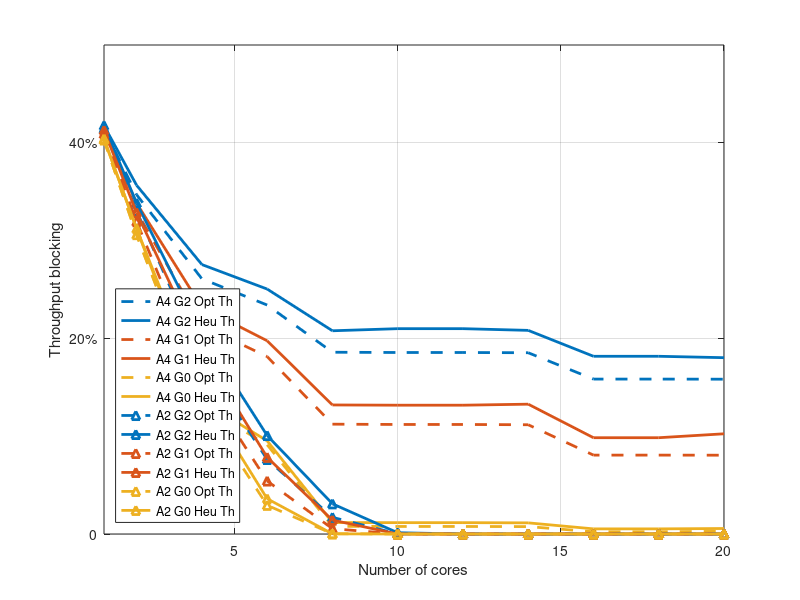
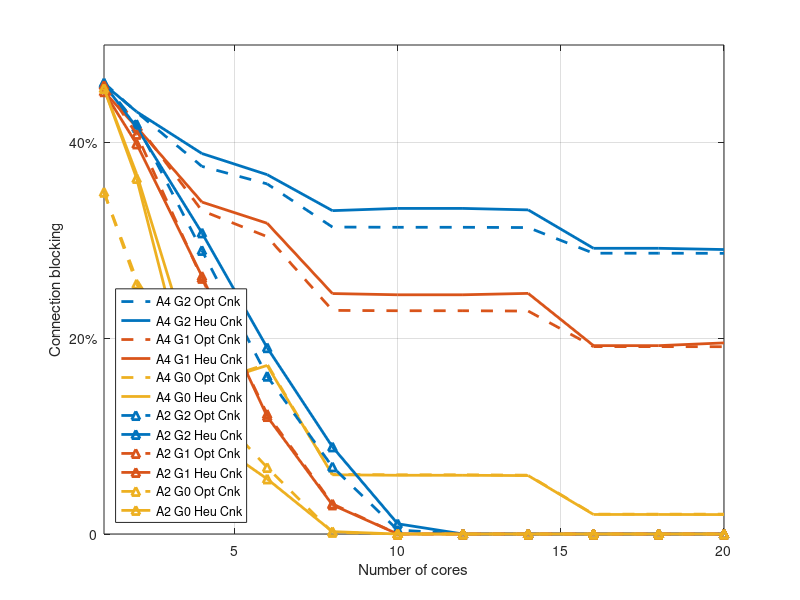

The MATLAB source for these figures, in order:
clc;
close all;
clear;

load arch4Guard2beta100.mat
load arch4Guard1beta100.mat
load arch4Guard0beta100.mat
load arch2Guard2beta100.mat
load arch2Guard1beta100.mat
load arch2Guard0beta100.mat
corev = [1, 2, 4, 6, 8, 10, 12, 14, 16, 18, 20];

%% Plot connections
% colors: [0, 0.45, 0.74], [.85, .33, .1], [.93, .69, .13]
figure1 = figure;
axes1 = axes('Parent', figure1);
box(axes1, 'on')
hold(axes1, 'on')
grid(axes1, 'on')
h(1) = plot(corev,thpUbA4G2, '--', ...
    'displayname', 'A4 G2 Opt Th', 'linewidth', 2, ...
    'color', [0, 0.45, 0.74]);
h(2) = plot(corev,thpHeA4G2, ...
    'displayname', 'A4 G2 Heu Th', 'linewidth', 2, ...
    'color', [0, 0.45, 0.74]);
h(3) = plot(corev,thpUbA4G1, '--', ...
    'displayname', 'A4 G1 Opt Th', 'linewidth', 2, ...
    'color', [.85, .33, .1]);
h(4) = plot(corev,thpHeA4G1, ...
    'displayname', 'A4 G1 Heu Th', 'linewidth', 2, ...
    'color', [.85, .33, .1]);
h(5) = plot(corev,thpUbA4G0, '--', ...
    'displayname', 'A4 G0 Opt Th', 'linewidth', 2, ...
    'color', [.93, .69, .13]);
h(6) = plot(corev,thpHeA4G0, ...
    'displayname', 'A4 G0 Heu Th', 'linewidth', 2, ...
    'color', [.93, .69, .13]);

h(7) = plot(corev,thpUbA2G2, '--', 'marker', '^', ...
    'displayname', 'A2 G2 Opt Th', 'linewidth', 2, ...
    'color', [0, 0.45, 0.74]);
h(8) = plot(corev,thpHeA2G2, 'marker', '^', ...
    'displayname', 'A2 G2 Heu Th', 'linewidth', 2, ...
    'color', [0, 0.45, 0.74]);
h(9) = plot(corev,thpUbA2G1, '--', 'marker', '^', ...
    'displayname', 'A2 G1 Opt Th', 'linewidth', 2, ...
    'color', [.85, .33, .1]);
h(10) = plot(corev,thpHeA2G1, 'marker', '^', ...
    'displayname', 'A2 G1 Heu Th', 'linewidth', 2, ...
    'color', [.85, .33, .1]);
h(11) = plot(corev,thpUbA2G0, '--', 'marker', '^', ...
    'displayname', 'A2 G0 Opt Th', 'linewidth', 2, ...
    'color', [.93, .69, .13]);
h(12) = plot(corev,thpHeA2G0, 'marker', '^', ...
    'displayname', 'A2 G0 Heu Th', 'linewidth', 2, ...
    'color', [.93, .69, .13]);

legend(h(1:end), 'location', 'southwest')
xlabel('Number of cores')
ylabel('Throughput blocking')
xlim([1, 20])
ytick = get(axes1, 'ytick');
set(axes1, 'ytick', ytick(1:2:end));
set(axes1, 'yticklabel', {'0','20%','40%','60%','80%','100%'});

%% Plot throughput
figure2 = figure;
axes2 = axes('Parent', figure2);
box(axes2, 'on')
hold(axes2, 'on')
grid(axes2, 'on')
h(1) = plot(corev,cnkUbA4G2, '--', ...
    'displayname', 'A4 G2 Opt Cnk', 'linewidth', 2, ...
    'color', [0, 0.45, 0.74]);
h(2) = plot(corev,cnkHeA4G2, ...
    'displayname', 'A4 G2 Heu Cnk', 'linewidth', 2, ...
    'color', [0, 0.45, 0.74]);
h(3) = plot(corev,cnkUbA4G1, '--', ...
    'displayname', 'A4 G1 Opt Cnk', 'linewidth', 2, ...
    'color', [.85, .33, .1]);
h(4) = plot(corev,cnkHeA4G1, ...
    'displayname', 'A4 G1 Heu Cnk', 'linewidth', 2, ...
    'color', [.85, .33, .1]);
h(5) = plot(corev,cnkUbA4G0, '--', ...
    'displayname', 'A4 G0 Opt Cnk', 'linewidth', 2, ...
    'color', [.93, .69, .13]);
h(6) = plot(corev,cnkHeA4G0, ...
    'displayname', 'A4 G0 Heu Cnk', 'linewidth', 2, ...
    'color', [.93, .69, .13]);

h(7) = plot(corev,cnkUbA2G2, '--', 'marker', '^', ...
    'displayname', 'A2 G2 Opt Cnk', 'linewidth', 2, ...
    'color', [0, 0.45, 0.74]);
h(8) = plot(corev,cnkHeA2G2, 'marker', '^', ...
    'displayname', 'A2 G2 Heu Cnk', 'linewidth', 2, ...
    'color', [0, 0.45, 0.74]);
h(9) = plot(corev,cnkUbA2G1, '--', 'marker', '^', ...
    'displayname', 'A2 G1 Opt Cnk', 'linewidth', 2, ...
    'color', [.85, .33, .1]);
h(10) = plot(corev,cnkHeA2G1, 'marker', '^', ...
    'displayname', 'A2 G1 Heu Cnk', 'linewidth', 2, ...
    'color', [.85, .33, .1]);
h(11) = plot(corev,cnkUbA2G0, '--', 'marker', '^', ...
    'displayname', 'A2 G0 Opt Cnk', 'linewidth', 2, ...
    'color', [.93, .69, .13]);
h(12) = plot(corev,cnkHeA2G0, 'marker', '^', ...
    'displayname', 'A2 G0 Heu Cnk', 'linewidth', 2, ...
    'color', [.93, .69, .13]);

legend(h(1:12), 'location', 'southwest')
xlabel('Number of cores')
ylabel('Connection blocking')
xlim([1, 20])
ytick = get(axes2, 'ytick');
set(axes2, 'ytick', ytick(1:2:end));
set(axes2, 'yticklabel', {'0','20%','40%','60%','80%','100%'});